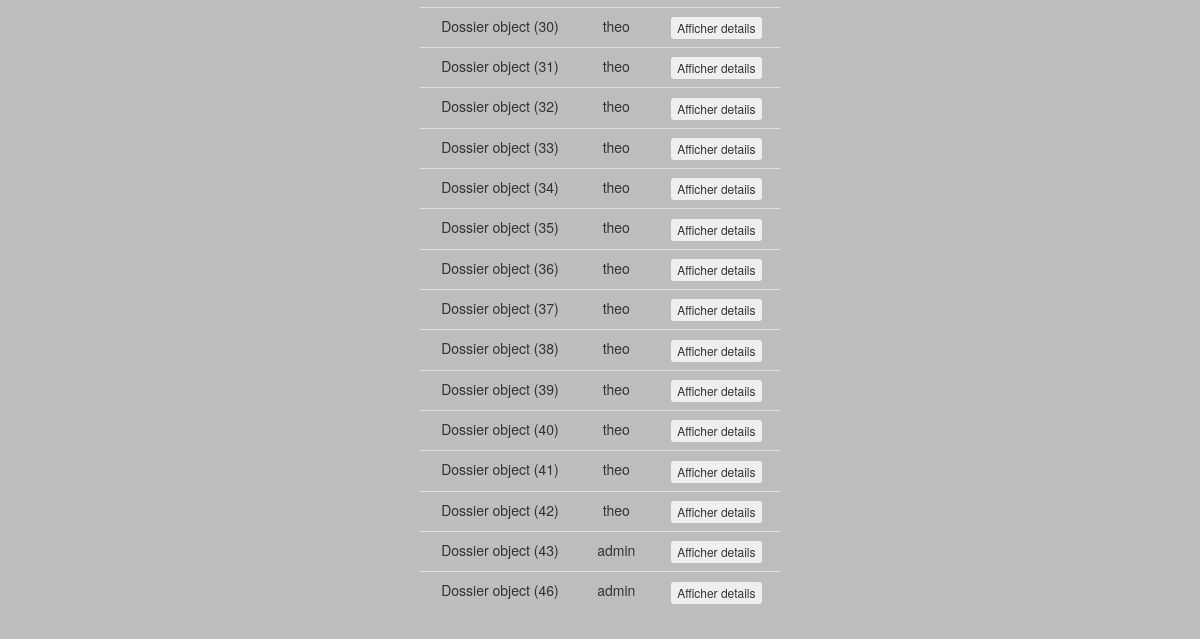
Page /consultertouslesdossiers/ (signed in, lower part) on the earlier database version.
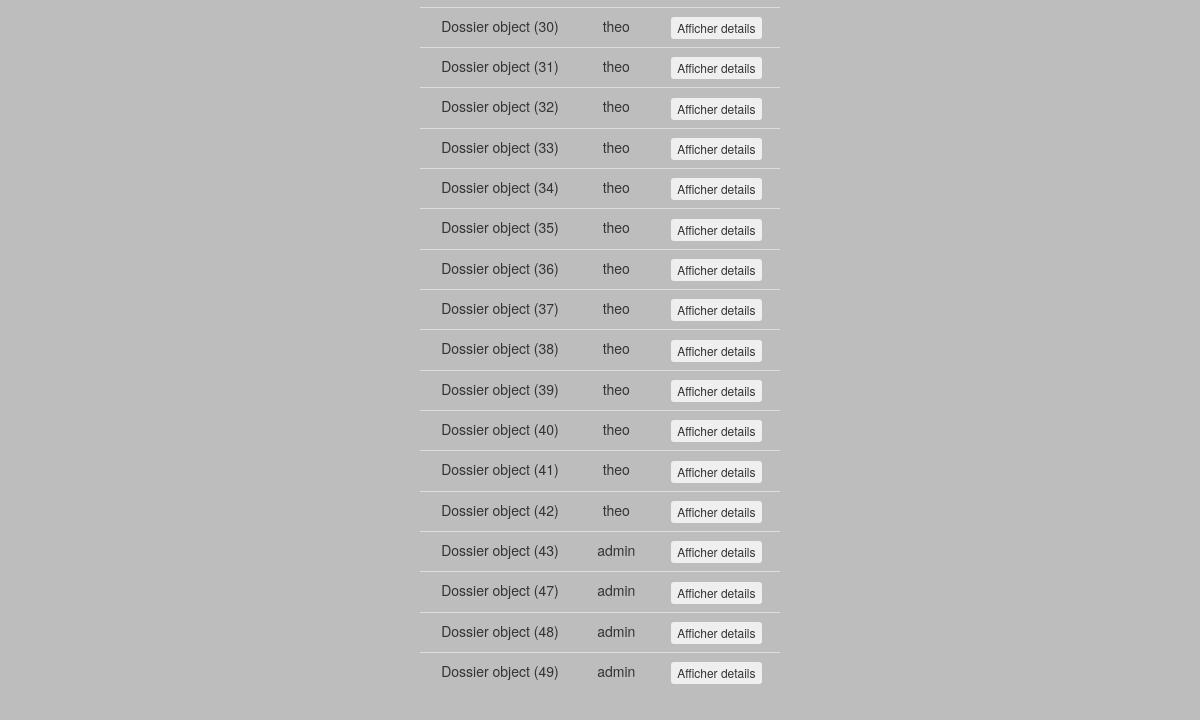
Same page on the later database version.
### calculdej/models.py (models this page shows, shortened)
class Dossier(models.Model):
    date = models.DateTimeField(default=timezone.now, blank=True, verbose_name="Date création")
    auteur = models.ForeignKey(settings.AUTH_USER_MODEL, on_delete=models.CASCADE)
    taille = models.DecimalField(default=0.0,max_digits=5, decimal_places=2)
    poids = models.DecimalField(default=0.0,max_digits=5, decimal_places=2)
    pathologie = models.CharField(default="",max_length=20)
    age = models.IntegerField(default=0)
    de = models.DecimalField(default=0.00,max_digits=5, decimal_places=2)
    sexe = models.CharField(default="",max_length=1)
    dernier = models.BooleanField(default=True)

### consultertouslesdossiers/views.py (the view, shortened to what this page needs)
# urls.py: url('consultertouslesdossiers/', include('consultertouslesdossiers.urls')),
@login_required
@user_passes_test(check_user)
def consultertouslesdossiers(request):
    dossiers = Dossier.objects.all()
    return render(request, 'consultertouslesdossiers/consultertouslesdossiers.html', locals())

### consultertouslesdossiers/views.py (called while the page is built)
def check_user(user):
    if user.is_authenticated:
        username = user.get_username()
    return username=='admin'

### consultertouslesdossiers/templates/consultertouslesdossiers/consultertouslesdossiers.html (shortened to what this page needs)
{% extends "base.html" %}
{% block content %}
<table class="table">
   <tbody>
       {% for d in dossiers %}
       <tr>
           <td>{{ d }}</td>
           <td>{{ d.auteur }}</td>
           <td>
             <form method="post">
                 <button onclick="details()" class="btn btn-xs" type="submit" name="btnaffdetails" value="{{d.id}}">Afficher details</button>
             </form>
          </td>
       </tr>
      {%endfor%}
    </tbody>
</table>
{% endblock %}

Differences in the rows shown:
removed Dossier: id "Dossier object (46)", auteur "admin"
added Dossier: id "Dossier object (47)", auteur "admin"
added Dossier: id "Dossier object (48)", auteur "admin"
added Dossier: id "Dossier object (49)", auteur "admin"
